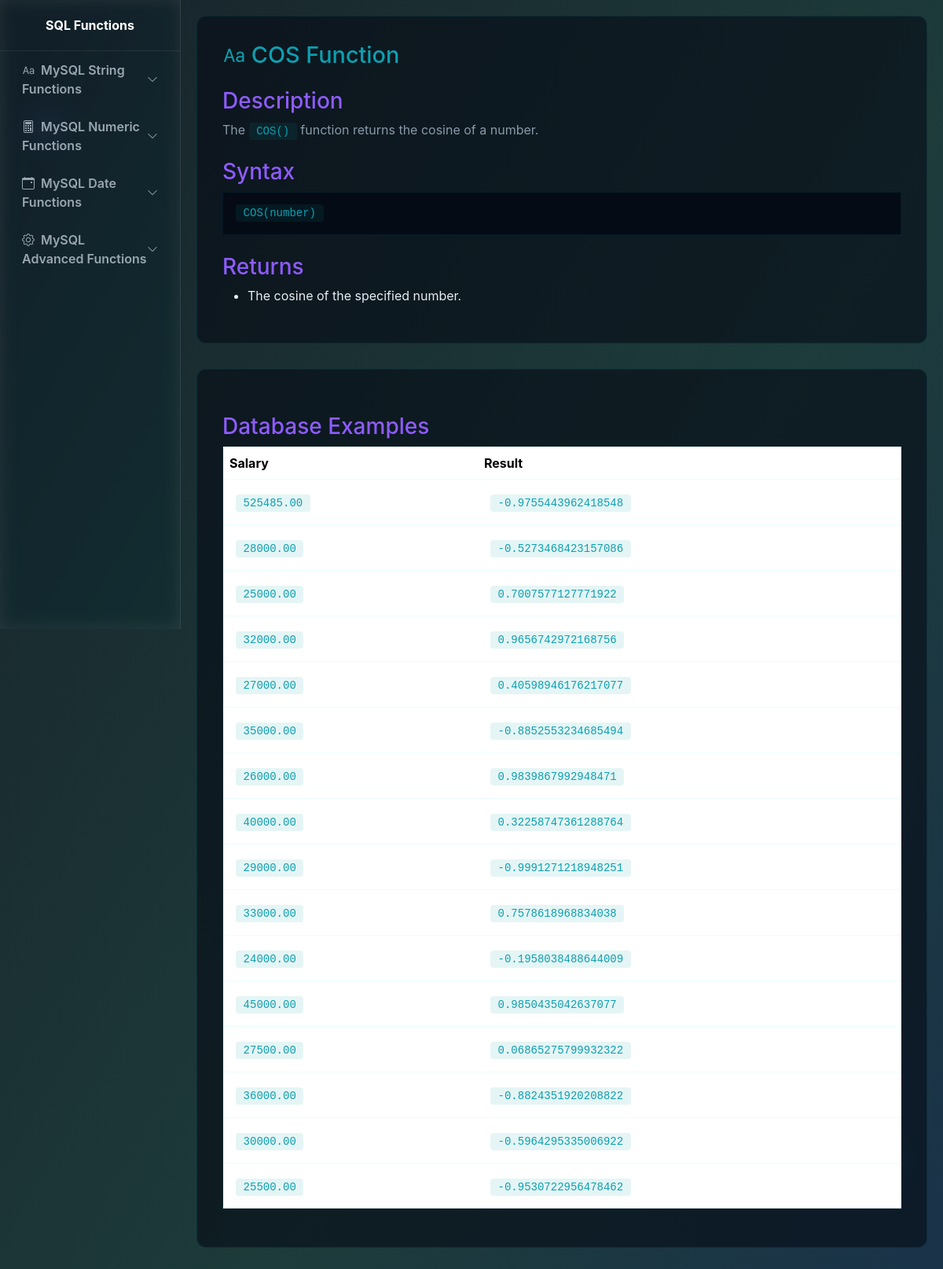
/pages/numeric/cos.php, run on an earlier commit of the app's database.
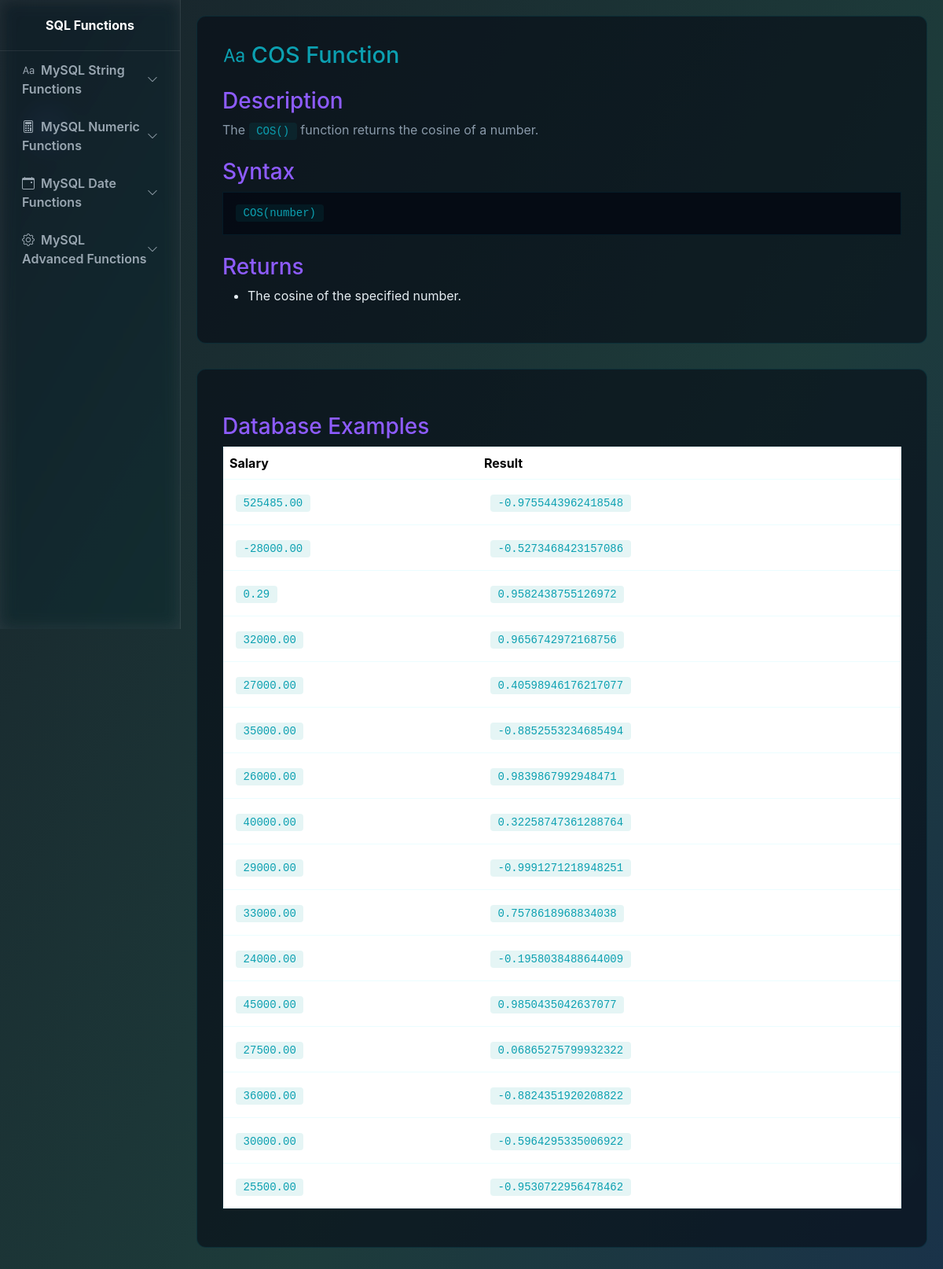
And on a later commit of the database.
### tables this page shows
CREATE TABLE `employee` (
  `ID` int(11) NOT NULL,
  `Name` varchar(50) NOT NULL,
  `Department` varchar(50) NOT NULL,
  `Salary` decimal(10,2) NOT NULL,
  `Hire_Date` date NOT NULL
);

### pages/numeric/cos.php (the view, shortened to what this page needs)
<!DOCTYPE html>
<html lang="en">
<head>
  <link href="https://cdn.jsdelivr.net/npm/bootstrap@5.3.2/dist/css/bootstrap.min.css" rel="stylesheet">
  <link href="https://cdn.jsdelivr.net/npm/bootstrap-icons@1.10.5/font/bootstrap-icons.css" rel="stylesheet">
    <link href="../../style.css" rel="stylesheet">
</head>
<body>
  <aside class="sidebar" id="sidebar">
    <div class="brand">
      <div class="fw-bold">SQL Functions</div>
    </div>
    <nav class="px-2">
      <a class="nav-link d-flex justify-content-between align-items-center"
         data-bs-toggle="collapse" href="#stringFunctions" role="button"
         aria-expanded="false" aria-controls="stringFunctions">
        <span><i class="bi bi-type me-2"></i>MySQL String Functions</span>
        <i class="bi bi-chevron-down small"></i>
      </a>
      <a class="nav-link d-flex justify-content-between align-items-center"
         data-bs-toggle="collapse" href="#numericFunctions" role="button"
         aria-expanded="false" aria-controls="numericFunctions">
        <span><i class="bi bi-calculator me-2"></i>MySQL Numeric Functions</span>
        <i class="bi bi-chevron-down small"></i>
      </a>
      <a class="nav-link d-flex justify-content-between align-items-center"
         data-bs-toggle="collapse" href="#dateFunctions" role="button"
         aria-expanded="false" aria-controls="dateFunctions">
        <span><i class="bi bi-calendar-event me-2"></i>MySQL Date Functions</span>
        <i class="bi bi-chevron-down small"></i>
      </a>
      <a class="nav-link d-flex justify-content-between align-items-center"
         data-bs-toggle="collapse" href="#advancedFunctions" role="button"
         aria-expanded="false" aria-controls="advancedFunctions">
        <span><i class="bi bi-gear me-2"></i>MySQL Advanced Functions</span>
        <i class="bi bi-chevron-down small"></i>
      </a>
    </nav>
  </aside>
<div class="page-content">
  <div class="function-card">
    <h2><i class="bi bi-type me-2"></i>COS Function</h2>
    <h3>Description</h3>
    <p>The <code>COS()</code> function returns the cosine of a number.</p>
    <h3>Syntax</h3>
    <pre><code>COS(number)</code></pre>
    <h3>Returns</h3>
    <ul style="color: #e6eef3;">
      <li>The cosine of the specified number.</li>
    </ul>
  </div>
  <div class="function-card">
    <h3>Database Examples</h3>
    <table class="table example-table">
      <thead>
        <tr>
          <th>Salary</th>
          <th>Result</th>
        </tr>
      </thead>
      <tbody>
        <?php
          include "../../config.php";
              $sql = "SELECT ID, Name, Salary, COS(Salary) AS result FROM employee LIMIT 20";
              $result = $conn->query($sql);
              if ($result) {
                while ($row = $result->fetch_assoc()) {
                  echo "<tr>";
                  echo "<td><code>" . htmlspecialchars($row['Salary']) . "</code></td>";
                  echo "<td><code>" . htmlspecialchars($row['result']) . "</code></td>";
                  echo "</tr>";
                }
              } else {
                echo "<tr><td colspan=\"4\">Query error: " . htmlspecialchars($conn->error) . "</td></tr>";
              }
        ?>
      </tbody>
    </table>
  </div>
</body>
</html>

What changed in the data, as far as the page shows it:
changed employee (number 2 of 16 on the later page): Salary "28000.00" → "-28000.00"
changed employee (number 3 of 16 on the later page): Salary "25000.00" → "0.29"; result "0.7007577127771922" → "0.9582438755126972"
